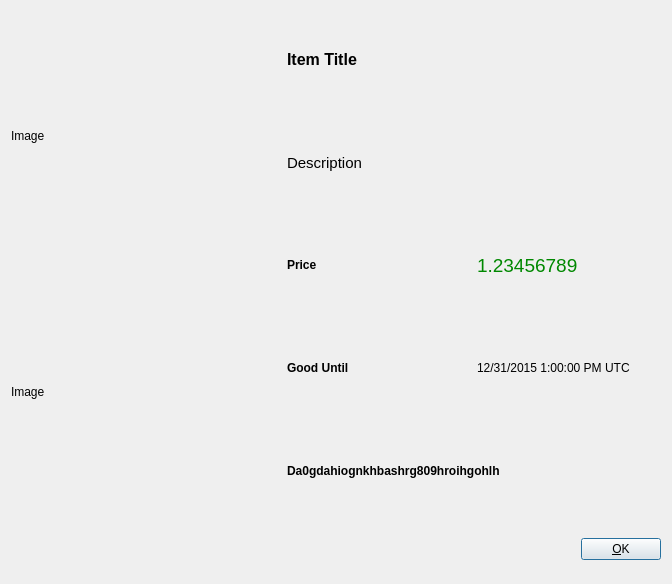
<?xml version="1.0" encoding="UTF-8"?>
<ui version="4.0">
 <class>MarketListingDetailsDialog</class>
 <widget class="QDialog" name="MarketListingDetailsDialog">
  <property name="geometry">
   <rect>
    <x>0</x>
    <y>0</y>
    <width>672</width>
    <height>584</height>
   </rect>
  </property>
  <property name="windowTitle">
   <string>Details</string>
  </property>
  <property name="modal">
   <bool>true</bool>
  </property>
  <layout class="QVBoxLayout" name="verticalLayout">
   <item>
    <layout class="QHBoxLayout" name="horizontalLayout">
     <property name="rightMargin">
      <number>0</number>
     </property>
     <item>
      <layout class="QVBoxLayout" name="verticalLayout_2">
       <property name="rightMargin">
        <number>20</number>
       </property>
       <item>
        <widget class="QLabel" name="imageOneLabel">
         <property name="minimumSize">
          <size>
           <width>250</width>
           <height>250</height>
          </size>
         </property>
         <property name="maximumSize">
          <size>
           <width>250</width>
           <height>250</height>
          </size>
         </property>
         <property name="text">
          <string>Image</string>
         </property>
        </widget>
       </item>
       <item>
        <widget class="QLabel" name="imageTwoLabel">
         <property name="minimumSize">
          <size>
           <width>250</width>
           <height>250</height>
          </size>
         </property>
         <property name="maximumSize">
          <size>
           <width>250</width>
           <height>250</height>
          </size>
         </property>
         <property name="text">
          <string>Image</string>
         </property>
        </widget>
       </item>
      </layout>
     </item>
     <item>
      <layout class="QVBoxLayout" name="verticalLayout_3">
       <property name="bottomMargin">
        <number>0</number>
       </property>
       <item>
        <widget class="QLabel" name="titleLabel">
         <property name="font">
          <font>
           <pointsize>12</pointsize>
           <weight>75</weight>
           <bold>true</bold>
          </font>
         </property>
         <property name="text">
          <string>Item Title</string>
         </property>
         <property name="wordWrap">
          <bool>true</bool>
         </property>
        </widget>
       </item>
       <item>
        <widget class="QLabel" name="descriptionLabel">
         <property name="font">
          <font>
           <pointsize>11</pointsize>
          </font>
         </property>
         <property name="text">
          <string>Description</string>
         </property>
         <property name="wordWrap">
          <bool>true</bool>
         </property>
        </widget>
       </item>
       <item>
        <layout class="QHBoxLayout" name="horizontalLayout_2">
         <item>
          <widget class="QLabel" name="label_4">
           <property name="font">
            <font>
             <weight>75</weight>
             <bold>true</bold>
            </font>
           </property>
           <property name="text">
            <string>Price</string>
           </property>
          </widget>
         </item>
         <item>
          <widget class="QLabel" name="priceLabel">
           <property name="font">
            <font>
             <pointsize>14</pointsize>
            </font>
           </property>
           <property name="styleSheet">
            <string notr="true">#priceLabel { color: #008800; }</string>
           </property>
           <property name="text">
            <string>1.23456789</string>
           </property>
          </widget>
         </item>
        </layout>
       </item>
       <item>
        <layout class="QHBoxLayout" name="horizontalLayout_3">
         <item>
          <widget class="QLabel" name="label_5">
           <property name="font">
            <font>
             <weight>75</weight>
             <bold>true</bold>
            </font>
           </property>
           <property name="text">
            <string>Good Until</string>
           </property>
          </widget>
         </item>
         <item>
          <widget class="QLabel" name="untilLabel">
           <property name="text">
            <string>12/31/2015 1:00:00 PM UTC</string>
           </property>
          </widget>
         </item>
        </layout>
       </item>
       <item>
        <widget class="QLabel" name="sellerAddressLabel">
         <property name="font">
          <font>
           <weight>75</weight>
           <bold>true</bold>
          </font>
         </property>
         <property name="text">
          <string>Da0gdahiognkhbashrg809hroihgohlh</string>
         </property>
        </widget>
       </item>
      </layout>
     </item>
    </layout>
   </item>
   <item>
    <layout class="QHBoxLayout" name="horizontalLayout_Buttons">
     <item>
      <spacer name="horizontalSpacer_1">
       <property name="orientation">
        <enum>Qt::Horizontal</enum>
       </property>
       <property name="sizeHint" stdset="0">
        <size>
         <width>40</width>
         <height>48</height>
        </size>
       </property>
      </spacer>
     </item>
     <item>
      <widget class="QLabel" name="statusLabel">
       <property name="font">
        <font>
         <weight>75</weight>
         <bold>true</bold>
        </font>
       </property>
       <property name="text">
        <string/>
       </property>
       <property name="textFormat">
        <enum>Qt::PlainText</enum>
       </property>
       <property name="wordWrap">
        <bool>true</bool>
       </property>
      </widget>
     </item>
     <item>
      <spacer name="horizontalSpacer_2">
       <property name="orientation">
        <enum>Qt::Horizontal</enum>
       </property>
       <property name="sizeHint" stdset="0">
        <size>
         <width>40</width>
         <height>48</height>
        </size>
       </property>
      </spacer>
     </item>
     <item>
      <widget class="QPushButton" name="okButton">
       <property name="text">
        <string>&amp;OK</string>
       </property>
      </widget>
     </item>
    </layout>
   </item>
  </layout>
 </widget>
 <resources/>
 <connections/>
</ui>
